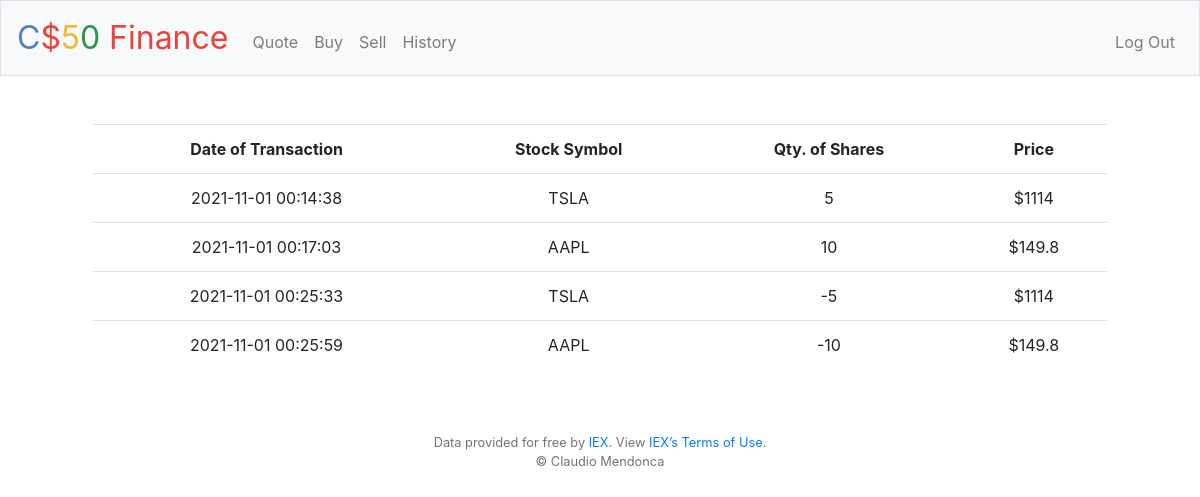
Screenshot of /history (signed in) with the database file from the repository.
### tables this page shows
CREATE TABLE 'transactions' ('user_id' integer NOT NULL, 'stock' text NOT NULL, 'quantity' integer NOT NULL, 'price' numeric NOT NULL, 'date' text NOT NULL);

### application.py (the view)
@app.route("/history")
@login_required
def history():
    portfolio = db.execute("SELECT stock, quantity, price, date FROM transactions WHERE user_id = ?", session["user_id"])
    if not portfolio:
        return apology("sorry you have no transactions on record")
    return render_template("history.html", stocks=portfolio)

### application.py (called while the page is built)
@app.after_request
def after_request(response):
    response.headers["Cache-Control"] = "no-cache, no-store, must-revalidate"
    response.headers["Expires"] = 0
    response.headers["Pragma"] = "no-cache"
    return response

### helpers.py (called while the page is built)
def login_required(f):
    @wraps(f)
    def decorated_function(*args, **kwargs):
        if session.get("user_id") is None:
            return redirect("/login")
        return f(*args, **kwargs)
    return decorated_function

### templates/history.html (shortened to what this page needs)
{% extends "layout.html" %}
{% block main %}
    <div class="container">
        <table class="table">
            <tr>
                <th>Date of Transaction</th>
                <th>Stock Symbol</th>
                <th>Qty. of Shares</th>
                <th>Price</th>
            </tr>
            {% for stock in stocks %}
                <tr>
                    <td>{{ stock['date'] }}</td>
                    <td>{{ stock['stock'].upper() }}</td>
                    <td>{{ stock['quantity'] }}</td>
                    <td>${{ stock['price'] }}</td>
                </tr>
            {% endfor %}
        </table>
    </div>
{% endblock %}

### rows the page displays
transactions: date "2021-11-01 00:14:38", stock "TSLA", quantity "5", price "1114"
transactions: date "2021-11-01 00:17:03", stock "AAPL", quantity "10", price "149.8"
transactions: date "2021-11-01 00:25:33", stock "TSLA", quantity "-5", price "1114"
transactions: date "2021-11-01 00:25:59", stock "AAPL", quantity "-10", price "149.8"
